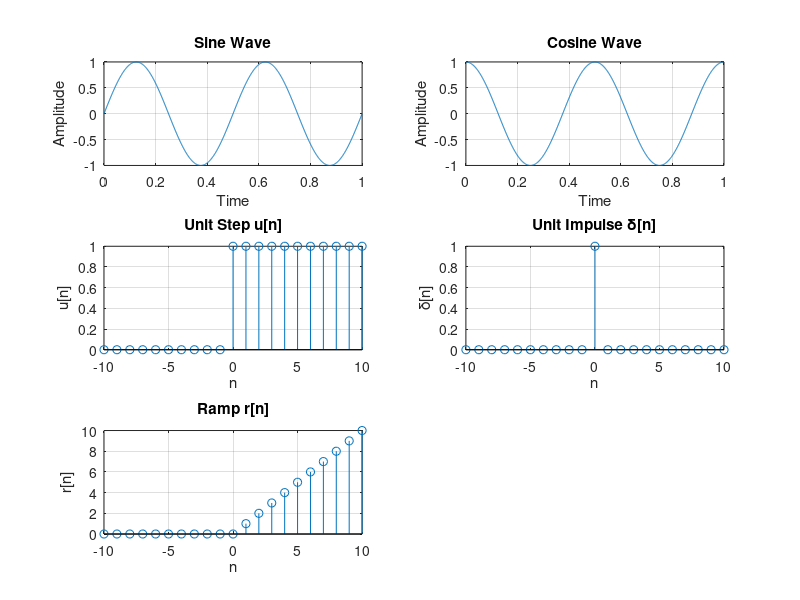

The MATLAB script that drew this image:
% =========================================================
% Problem 1: Basic Signal Generation
% Generates sine, cosine, unit step, unit impulse and ramp
% signals and plots them in separate subplots.
% =========================================================

clc;
clear;
close all;

% continuous signals
f = 2;
t = 0:0.001:1;
x_sin = sin(2*pi*f*t);
x_cos = cos(2*pi*f*t);

% discrete signals
n = -10:10;
u = double(n >= 0);      % unit step
d = double(n == 0);      % unit impulse
r = n .* (n >= 0);       % ramp

figure;

subplot(3,2,1);
plot(t, x_sin);
title('Sine Wave');
xlabel('Time');
ylabel('Amplitude');
grid on;

subplot(3,2,2);
plot(t, x_cos);
title('Cosine Wave');
xlabel('Time');
ylabel('Amplitude');
grid on;

subplot(3,2,3);
stem(n, u);
title('Unit Step u[n]');
xlabel('n');
ylabel('u[n]');
grid on;

subplot(3,2,4);
stem(n, d);
title('Unit Impulse \delta[n]');
xlabel('n');
ylabel('\delta[n]');
grid on;

subplot(3,2,5);
stem(n, r);
title('Ramp r[n]');
xlabel('n');
ylabel('r[n]');
grid on;
